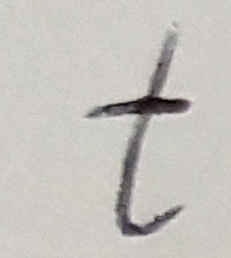
#> input picture tImages/t1.png, 231 x 258 px; its folder holds only this picture in this run
$ python tDataExtractor.py   (Python 2 division)
#> lines starting #> are read from the running program, lines starting #| are printed output that depends on the picture; after the words box and inside, x2 and y2 are one past the last pixel; in counts of white or black regions, pixels touching at a corner belong together
### tAnalyzer.py
class TAnalyzer:
    @staticmethod
    def analyze(data):
        result = []
        if 'labelTrend' in data:
            result.append(TAnalyzer.getLabelTrendAnalysis(data))

        if 'crossingPosition' in data:
            result.append(TAnalyzer.getPositionCrossingAnalysis(data))

        if 'labelThicknessTrend' in data:
            result.append(TAnalyzer.getLabelThicknessTrendAnalysis(data))

        if 'crossingLength' in data:
            result.append(TAnalyzer.getCrossingLengthAnalysis(data))

        if 'labelThickness' in data:
            result.append(TAnalyzer.getLabelThicknessAnalysis(data))

        return result

    @staticmethod
    def getLabelThicknessAnalysis(data):
        analysis = {'labelThickness': data['labelThickness'], "analysis": ""}
        if data['labelThickness'] == 'thick':
            analysis['analysis'] = 'domineering will and great energy, but ' \
                                   'capable of insensitivity and selfishness in pursuing goals. '
        if data['labelThickness'] == 'thin':
            analysis['analysis'] = 'resignation. . . extreme sensitivity. . . timidity .'
        return analysis

    @staticmethod
    def getCrossingLengthAnalysis(data):
        analysis = {'crossingLength': data['crossingLength'], "analysis": ""}
        if data['crossingLength'] == 'short':
            analysis['analysis'] = 'lack of drive and will power. . . in superior scripts, reserve ' \
                                   'and restraint of natural instincts, in inferior script,' \
                                   ' lack of confidence timidity.'
        if data['crossingLength'] == 'normal':
            analysis['analysis'] = 'healthy balance, calmness, self-control in thought and action.'
        if data['crossingLength'] == 'long':
            analysis['analysis'] = 'energy, vigor, resolution, boldness . . . an overly-long ' \
                                   'crossing not only implies the same confidence, persistence and enthusiasm,' \
                                   'but also a person consumed with ambition who cannot be stopped'
        return analysis

    @staticmethod
    def getLabelThicknessTrendAnalysis(data):
        analysis = {'labelThicknessTrend': data['labelThicknessTrend'], "analysis": ""}
        if data['labelThicknessTrend'] == 'rising':
            analysis['analysis'] = 'the club shape that means cruelty and possible brutality. '
        if data['labelThicknessTrend'] == 'falling':
            analysis['analysis'] = 'quick-witted and sarcastic.'
        return analysis

    @staticmethod
    def getPositionCrossingAnalysis(data):
        analysis = {'crossingPosition': data['crossingPosition'], "analysis": ""}
        if data['crossingPosition'] == 'low':
            analysis['analysis'] = 'individual goals will be of low importance to him'
        if data['crossingPosition'] == 'medium':
            analysis['analysis'] = 'individual goals will be of medium importance to him'
        if data['crossingPosition'] == 'high':
            analysis['analysis'] = 'individual goals will be of high importance to him'
        return analysis

    @staticmethod
    def getLabelTrendAnalysis(data):
        analysis = {'labelTrend': data['labelTrend'], "analysis": ""}
        if data['labelTrend'] == 'rising':
            analysis["analysis"] = "optimism, ardor, enthusiasm, ambition"
        if data['labelTrend'] == 'falling':
            if 'labelThickness' in data and data['labelThickness'] == 'thick':
                analysis["analysis"] = "stubborness and an argumentative nature" \
                                       ". . . very heavy pressure leads " \
                                       "to despotism, aggressiveness, destructiveness, and cruelty."
                analysis['labelTrend'] += ' heavy pressure'
            else:
                analysis['analysis'] = "like x-ing, dependency, fear, and hopeless resignation."
                analysis['labelTrend'] += ' light pressure'
        return analysis

### tDataExtractor.py
import cv2
import numpy as np
from tAnalyzer import TAnalyzer

class Colors:
    blue = (255, 0, 0)
    purple = (255, 0, 255)
    green = (0, 255, 0)
    lightGreen = (150, 255, 150)
    red = (0, 0, 255)
    yellow = (0, 255, 255)
    lightBlue = (0, 255, 255)
    orange = (0, 125, 255)


class TDataExtractor:
    maxEdgeThickness = 50
    maxStemThickness = 80
    def __init__(self, img):
        self.img = img
        self.analysis = {}
        self.labelCore = []
        self.topEdgeLabel = []
        self.bottomEdgeLabel = []
        self.labelThickness = []
        self.stemCore = []
        self.leftEdgeStem = []
        self.rightEdgeStem = []
        self.stemThickness = []
        self.crossingPoint = (0, 0)
        self.drawingImag = img

    def drawPoints(self, points, color):
        for point in points:
            cv2.circle(self.drawingImag, point, 1, color, -1)

    def preprocessImage(self):
        # gray = cv2.cvtColor(self.img, cv2.COLOR_BGR2GRAY)
        ret, thresholded = cv2.threshold(self.img, 180, 255, cv2.THRESH_BINARY_INV)
        kernel = np.ones((5, 5), np.uint8)

        closing = cv2.morphologyEx(thresholded, cv2.MORPH_CLOSE, kernel)

        self.edges = cv2.Canny(closing, 50, 150, apertureSize=3)
        self.img = closing

    def findTopLabel(self):
        bestTopEdge = self.findBestTopEdgeLeftMostCandidatePoint()
        labelStartPoint = bestTopEdge[0]
        self.findLabelCore(labelStartPoint)
        self.findLabelEdgesAndThickness()

    # This function will look for the longest horizontal edge, this edge can have a gap if it keeps it trend
    def findBestTopEdgeLeftMostCandidatePoint(self):
        bestTopEdge = [(0, 0)]
        currentTopEdge = [(0, 0)]
        lastPoint = (0, 0)
        iterationsAfterChangingTopEdge = 0
        for y in range(1, len(self.edges[0])):
            maxBestTopEdge, minBestTopEdge = self.findMinAndMaxVertical(bestTopEdge)
            for x in range(1, len(self.edges)):
                if self.edges[x][y] != 0:
                    if (len(currentTopEdge) < len(bestTopEdge) and iterationsAfterChangingTopEdge > 10
                        and (abs(minBestTopEdge - x) < 40 or abs(maxBestTopEdge - x) < 40 or (
                                        x > minBestTopEdge and x < maxBestTopEdge))):
                        currentTopEdge = bestTopEdge
                        iterationsAfterChangingTopEdge = 0
                    else:
                        if (abs(lastPoint[1] - x) > 5):
                            if len(bestTopEdge) < len(currentTopEdge):
                                bestTopEdge = currentTopEdge
                            currentTopEdge = []
                            iterationsAfterChangingTopEdge = 0
                    iterationsAfterChangingTopEdge += 1
                    currentTopEdge.append((y, x))
                    lastPoint = (y, x)
                    break
        if len(bestTopEdge) < len(currentTopEdge):
            bestTopEdge = currentTopEdge
        return bestTopEdge

    def findLabelEdgesAndThickness(self):
        for point in self.labelCore:
            topFoundEdge = self.findAndAddTopEdgePoint(point)
            bottomFoundEdge = self.findAndAddBottomEdgePoint(point)
            if (topFoundEdge != (0, 0) and bottomFoundEdge != (0, 0)):
                self.labelThickness.append(np.abs(topFoundEdge[1] - bottomFoundEdge[1]))

    def findAndAddBottomEdgePoint(self, point):
        y = point[0]
        rangeEnd = np.min([point[1] + TDataExtractor.maxEdgeThickness, len(self.edges)])
        bottomFoundEdge = (0, 0)
        for x in range(point[1], rangeEnd):
            if self.edges[x][y] > 0:
                bottomFoundEdge = (y, x)
                self.bottomEdgeLabel.append(bottomFoundEdge)
                break
        return bottomFoundEdge

    def findAndAddTopEdgePoint(self, point):
        y = point[0]
        topFoundEdge = (0, 0)
        rangeStart = np.max([point[1] - TDataExtractor.maxEdgeThickness, 0])
        for x in range(point[1] - 1, rangeStart, -1):
            if self.edges[x][y] > 0:
                topFoundEdge = (y, x)
                self.topEdgeLabel.append(topFoundEdge)
                break
        return topFoundEdge

    def findLabelCore(self, labelStartPoint):
        self.labelCore = [labelStartPoint]
        currentPoint = (labelStartPoint[0] + 4, labelStartPoint[1])
        direction = 0
        while (currentPoint[0] < len(self.img[0]) - 10):
            currentPoint = self.addAsManyPointsAsPossibleToTheRight(currentPoint)
            foundPoint = self.findCandidatePointAboveOrBelow(currentPoint, direction)
            if foundPoint == (0, 0):
                break
            direction = self.determineVerticalDirection(currentPoint, foundPoint)
            currentPoint = foundPoint
            self.labelCore.append(currentPoint)

    def addAsManyPointsAsPossibleToTheRight(self, currentPoint):
        while (currentPoint[0] < len(self.img[0]) - 1 and np.sum(self.img[currentPoint[1]][currentPoint[0]]) > 0):
            currentPoint = (currentPoint[0] + 1, currentPoint[1])
            self.labelCore.append(currentPoint)
        return currentPoint

    def findCandidatePointAboveOrBelow(self, currentPoint, direction):
        checkRange = self.getRangeForDirection(direction)
        foundPoint = self.findCandidateInVerticalRange(checkRange, currentPoint)
        if foundPoint == (0, 0) and direction != 0:
            checkRange = self.getRangeForDirection(-direction)
            foundPoint = self.findCandidateInVerticalRange(checkRange, currentPoint)
        return foundPoint

    def findCandidateInVerticalRange(self, checkRange, currentPoint):
        foundPoint = (0,0)
        for change in checkRange:
            newPoint = (currentPoint[0], currentPoint[1] + change)
            if (newPoint[1] > 0 and newPoint[1] < len(self.img) and np.sum(self.img[newPoint[1]][newPoint[0]]) > 0):
                foundPoint = newPoint
                break
        return foundPoint

    def determineVerticalDirection(self, currentPoint, foundPoint):
        if foundPoint[1] > currentPoint[1]:
            direction = 1
        else:
            direction = -1
        return direction

    def getRangeForDirection(self, direction):
        if direction == 0:
            checkRange = [-2, 2, -5, 5, -10, 10, -17, 17, -25, 25, -40, 40]
        else:
            checkRange = [direction * 2, direction * 5, direction * 10, direction * 17, direction * 25,
                          direction * 40]
        return checkRange


    def findMinAndMaxVertical(self, bestTopEdge):
        minBestTopEdge = 1000000
        maxBestTopEdge = 0
        for p in bestTopEdge:
            if (minBestTopEdge > p[1]):
                minBestTopEdge = p[1]
            if (maxBestTopEdge < p[1]):
                maxBestTopEdge = p[1]
        return maxBestTopEdge, minBestTopEdge

    def findStem(self):
        topPoint = self.findTopPoint()
        self.findStemCore(topPoint)
        self.findStemEdgesAndThickness()

    def findTopPoint(self):
        topPoint = (0, 0)
        for x in range(0, len(self.img)):
            for y in range(0, len(self.img[x])):
                if self.edges[x][y] > 0:
                    topPoint = (y, x)
                    break
            if topPoint != (0, 0):
                break
        return topPoint

    def findStemCore(self, topPoint):
        self.stemCore = [topPoint]
        currentPoint = (topPoint[0], topPoint[1] + 4)
        direction = 0
        while (currentPoint[1] < len(self.img) - 10):
            while (currentPoint[1] < len(self.img) and np.sum(self.img[currentPoint[1]][currentPoint[0]]) > 0):
                currentPoint = (currentPoint[0], currentPoint[1] + 1)
                self.stemCore.append(currentPoint)
            foundPoint = self.findCandidateInHorizontalRange(self.getRangeForDirection(direction), currentPoint)
            if foundPoint == (0, 0) and direction != 0:
                foundPoint = self.findCandidateInHorizontalRange(self.getRangeForDirection(-direction), currentPoint)
            if foundPoint == (0, 0):
                break
            direction = self.determineNewHorizontalDirection(currentPoint, foundPoint)
            currentPoint = foundPoint
            self.stemCore.append(currentPoint)


    def findCandidateInHorizontalRange(self, checkRange, currentPoint):
        foundPoint = (0, 0)
        for change in checkRange:
            newPoint = (currentPoint[0] + change, currentPoint[1])
            if (newPoint[0] > 0 and np.sum(self.img[newPoint[1]][newPoint[0]]) > 0):
                foundPoint = newPoint
                break
        return foundPoint


    def findStemEdgesAndThickness(self):
        for point in self.stemCore:
            leftFoundEdge = self.findAndAddLeftEdgePoint(point)
            rightFoundEdge = self.findAndAddRightEdgePoint(point)
            if (rightFoundEdge != (0, 0) and leftFoundEdge != (0, 0)):
                self.stemThickness.append(np.abs(rightFoundEdge[0] - leftFoundEdge[0]))

    def findAndAddRightEdgePoint(self, point):
        x = point[1]
        rangeEnd = np.min([point[0] + TDataExtractor.maxStemThickness, len(self.edges[x])])
        rightFoundEdge = (0, 0)
        for y in range(point[0], rangeEnd):
            if self.edges[x][y] > 0:
                rightFoundEdge = (y, x)
                self.rightEdgeStem.append(rightFoundEdge)
                break
        return rightFoundEdge

    def findAndAddLeftEdgePoint(self, point):
        x = point[1]
        leftFoundEdge = (0, 0)
        rangeStart = np.max([point[0] - TDataExtractor.maxStemThickness, 0])
        for y in range(point[0] - 1, rangeStart, -1):
            if self.edges[x][y] > 0:
                leftFoundEdge = (y, x)
                self.leftEdgeStem.append(leftFoundEdge)
                break
        return leftFoundEdge

    def determineNewHorizontalDirection(self, currentPoint, foundPoint):
        if foundPoint[0] > currentPoint[0]:
            direction = 1
        else:
            direction = -1
        return direction


    def getLabelTrendThicknessData(self):
        poly = np.polyfit(range(0, len(self.labelThickness)), self.labelThickness, 1)
        # [ 0.21965908  8.96886355] - rosnaca
        # [ -0.08947244  61.56185738] -malejaca
        # [ -3.54252225e-03   2.54786461e+01] - rowne
        # patrzymy na 1 parametr aby analizowac wzrost - spadek - jak fukncja liniowa

        if abs(poly[0]) < 0.05:
            return "constant"
        else:
            if poly[0] > 0:
                return "rising"
            else:
                return "falling"

    def getLabelTrend(self):
        labelStart = self.labelCore[np.min([len(self.labelCore)-1, 5])]
        labelEnd = self.labelCore[np.max([len(self.labelCore) - 5, 0])]
        averageThicknessLabel = np.average(self.labelThickness)
        if (abs(labelStart[1] - labelEnd[1]) < averageThicknessLabel * 1.5):
            return "vertical"
        else:
            if labelStart[1] < labelEnd[1]:
                return "falling"
            else:
                return "rising"

    def getCrossingLengthData(self):
        stemLength =self.stemCore[len(self.stemCore)-1][1]-self.stemCore[0][1] +0.0
        labelLength= self.labelCore[len(self.labelCore)-1][0]-self.labelCore[0][0] +0.0
        ratio = stemLength/labelLength -1.2
        if(abs(ratio)< 0.25):
            return "normal"
        else:
            if ratio>0:
                return "short"
            else:
                return "long"

    def getLabelThicknessData(self):
        stemThickness =np.mean(self.stemThickness)

        validThickness= []
        for a in self.stemThickness:
            if a-stemThickness < 20 and a > 10:
                validThickness.append(a)
        stemThickness = np.mean(validThickness)
        labelThickness= np.mean(self.labelThickness)
        ratio = labelThickness/stemThickness - 1
        if(abs(ratio)< 0.3):
            return "normal"
        else:
            if ratio>0:
                return "thick"
            else:
                return "thin"

    def getCrossingPositionData(self):

        crossingPointY = self.crossingPoint[1]

        stemMaxY= self.stemCore[len(self.stemCore)-1][1]
        stemMinY= self.stemCore[0][1]

        relativeMax = stemMaxY - stemMinY
        relativeCrossing = crossingPointY - stemMinY
        ratio = (relativeCrossing * 1.0) /relativeMax - 0.6

        if (abs(ratio) < 0.31):
            return "medium"
        else:
            if ratio < 0:
                return "high"
            else:
                return "low"

    def findCrossingPoint(self):
        self.crossingPoint = (0, 0)
        for corePoint in self.stemCore:
            for stemPoint in self.labelCore:
                if abs(corePoint[0]-stemPoint[0]) + abs(corePoint[1]-stemPoint[1]) < 5:
                    self.crossingPoint = corePoint
        if self.crossingPoint == (0,0):
            crossingPointY = 0
            for p in self.labelCore:
                crossingPointY += p[1]
            crossingPointY /= len(self.labelCore)

            crossingPointX = 0
            for p in self.stemCore:
                crossingPointX += p[0]
            crossingPointX /= len(self.stemCore)

            self.crossingPoint = ( crossingPointX, crossingPointY)


    def analyze(self):
        self.preprocessImage()
        self.findTopLabel()
        self.findStem()
        self.findCrossingPoint()

        self.drawAll()
        self.analysis["labelTrend"] = self.getLabelTrend()
        self.analysis["labelThicknessTrend"] = self.getLabelTrendThicknessData()
        self.analysis["crossingLength"] = self.getCrossingLengthData()
        self.analysis["crossingPosition"] = self.getCrossingPositionData()
        self.analysis["labelThickness"] = self.getLabelThicknessData()

    def drawAll(self):
        self.drawPoints(self.topEdgeLabel, Colors.blue)
        self.drawPoints(self.bottomEdgeLabel, Colors.purple)
        self.drawPoints(self.stemCore, Colors.green)
        self.drawPoints(self.rightEdgeStem, Colors.yellow)
        self.drawPoints(self.leftEdgeStem, Colors.orange)
        self.drawPoints(self.labelCore, Colors.red)

        cv2.circle(self.drawingImag, self.crossingPoint, 5, Colors.red, -1)

    def getData(self):
        return self.analysis

    def getResultImg(self):
        return self.drawingImag

    def getResultEdges(self):
        return self.edges


if __name__ == '__main__':

    for i in range(1,21):
        img = cv2.imread('tImages/t' + str(i) + '.png')
#> img is the input picture: shape (258, 231, 3); mean B, G, R 190.3, 195.3, 197.8

        extractor = TDataExtractor(img)
        extractor.analyze()
#> in preprocessImage, `ret, thresholded = cv2.threshold(self.img, 180, 255, cv2.THRESH_BINARY..`:
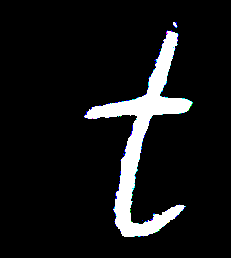
#> thresholded: shape (258, 231, 3); mean B, G, R 22.5, 21.8, 21.4
#> in preprocessImage, `self.edges = cv2.Canny(closing, 50, 150, apertureSize=3)`:
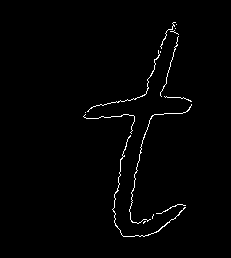
#> self.edges: shape (258, 231); 1.3% white in thin lines or dots, all inside (x1, y1, x2, y2) = (83, 22, 192, 237)
#> after the loop in findBestTopEdgeLeftMostCandidatePoint, `for y in range(1, len(self.edges[0])):`: bestTopEdge = 62 pairs, first value 87 to 191, second value 91 to 111
#> in findTopLabel, `labelStartPoint = bestTopEdge[0]`: labelStartPoint = (87, 111)
#> in findLabelCore, `self.labelCore = [labelStartPoint]`: self.labelCore = [(87, 111)]
#> in findLabelCore, `currentPoint = (labelStartPoint[0] + 4, labelStartPoint[1])`: currentPoint = (91, 111)
#> the loop in findLabelCore, `while (currentPoint[0] < len(self.img[0]) - 10):` made 5 passes
#> foundPoint on passes 1 to 4: (187, 109), (189, 107), (190, 105), (192, 103)
#> after the loop in findLabelCore, `while (currentPoint[0] < len(self.img[0]) - 10):`: self.labelCore = 107 pairs, first value 87 to 193, second value 103 to 111
#> the loop in findLabelEdgesAndThickness, `for point in self.labelCore:` made 107 passes
#> (topFoundEdge, bottomFoundEdge) on passes 2 to 9: ((92, 107), (92, 118)), ((93, 106), (93, 118)), ((94, 106), (94, 118)), ((95, 106), (95, 118)), ((96, 105), (96, 118)), ((97, 105), (97, 118)), ((98, 105), (98, 118)), ((99, 105), (99, 117))
#> the loop in findTopPoint, `for x in range(0, len(self.img)):` made 23 passes
#> the loop in findStemCore, `while (currentPoint[1] < len(self.img) - 10):` made 19 passes
#> the loop in findStemEdgesAndThickness, `for point in self.stemCore:` made 230 passes
#> the loop in findCrossingPoint, `for corePoint in self.stemCore:` made 230 passes
#> call 2 of drawPoints, with color = (255, 0, 255)
#> after the loop in drawPoints (call 2), `for point in points:`:
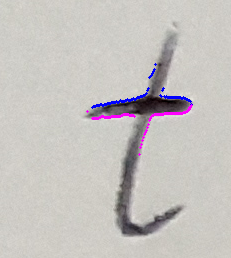
#> self.drawingImag: shape (258, 231, 3); mean B, G, R 191.2, 193.4, 197.3
#> call 3 of drawPoints, with color = (0, 255, 0)
#> the loop in drawPoints (call 3), `for point in points:` made 230 passes
#> after the loop in drawPoints (call 3), `for point in points:`:
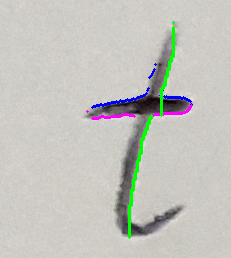
#> self.drawingImag: shape (258, 231, 3); 1.2% of pixels changed, all inside (x1, y1, x2, y2) = (128, 21, 175, 239)
#> call 4 of drawPoints, with color = (0, 255, 255)
#> after the loop in drawPoints (call 4), `for point in points:`:
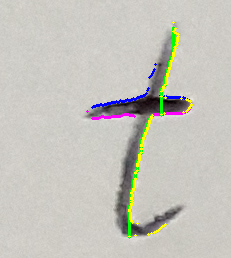
#> self.drawingImag: shape (258, 231, 3); 1.07% of pixels changed, all inside (x1, y1, x2, y2) = (128, 21, 193, 238)
#> after the loop in drawPoints (call 5), `for point in points:`:
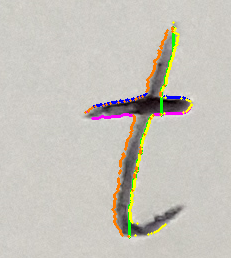
#> self.drawingImag: shape (258, 231, 3); 1.21% of pixels changed, all inside (x1, y1, x2, y2) = (84, 26, 174, 238)
#> the loop in drawPoints (call 6), `for point in points:` made 107 passes
#> point on passes 1 to 8: (87, 111), (92, 111), (93, 111), (94, 111), (95, 111), (96, 111), (97, 111), (98, 111)
#> after the loop in drawPoints (call 6), `for point in points:`:
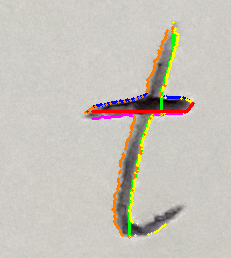
#> self.drawingImag: shape (258, 231, 3); 0.55% of pixels changed, all inside (x1, y1, x2, y2) = (86, 102, 195, 113)
#> the loop in getLabelThicknessData, `for a in self.stemThickness:` made 202 passes
#> a on passes 1 to 3: 3, 7, 1

        data = extractor.getData()
        resultImg = extractor.getResultImg()
        cv2.imshow("result" + str(i), resultImg)
        print "image :", str(i)

        print 'got data:'
        print data
#| {'labelTrend': 'vertical', 'labelThicknessTrend': 'constant', 'crossingLength': 'short', 'crossingPosition': 'medium', 'labelThickness': 'normal'}

        print 'analysis:'
        print TAnalyzer.analyze(data)
#> (printed output is left out)
#> (the run stopped early here; a loop or call above may not have finished)
